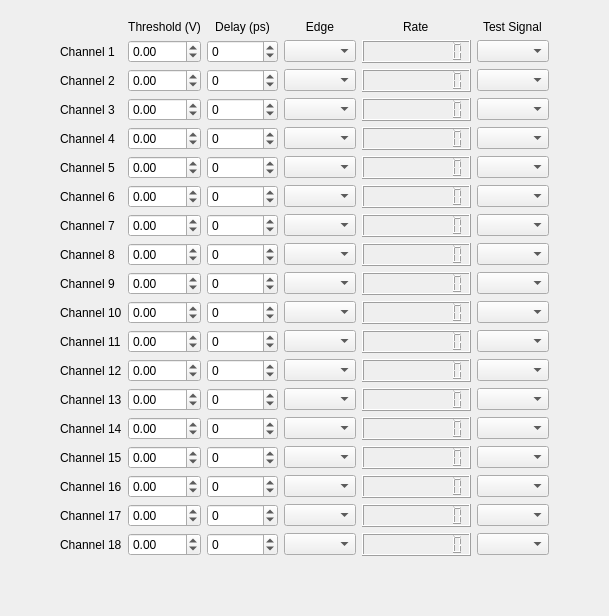
      <widget class="QWidget" name="conf">
       <property name="autoFillBackground">
        <bool>true</bool>
       </property>
       <attribute name="title">
        <string>Parameters</string>
       </attribute>
       <layout class="QHBoxLayout" name="horizontalLayout_26">
        <item>
         <spacer name="horizontalSpacer">
          <property name="orientation">
           <enum>Qt::Horizontal</enum>
          </property>
          <property name="sizeHint" stdset="0">
           <size>
            <width>40</width>
            <height>20</height>
           </size>
          </property>
         </spacer>
        </item>
        <item>
         <widget class="QWidget" name="horizontalWidget" native="true">
          <layout class="QHBoxLayout" name="horizontalLayout">
           <item>
            <layout class="QGridLayout" name="gridLayout_7">
             <item row="20" column="5">
              <widget class="QLCDNumber" name="rate17">
               <property name="digitCount">
                <number>10</number>
               </property>
              </widget>
             </item>
             <item row="15" column="4">
              <widget class="QComboBox" name="rof12">
               <property name="maxVisibleItems">
                <number>2</number>
               </property>
              </widget>
             </item>
             <item row="11" column="2">
              <widget class="QDoubleSpinBox" name="threshold8">
               <property name="minimum">
                <double>-10.000000000000000</double>
               </property>
               <property name="maximum">
                <double>10.000000000000000</double>
               </property>
              </widget>
             </item>
             <item row="12" column="5">
              <widget class="QLCDNumber" name="rate9">
               <property name="digitCount">
                <number>10</number>
               </property>
              </widget>
             </item>
             <item row="2" column="6">
              <widget class="QComboBox" name="test1"/>
             </item>
             <item row="16" column="3">
              <widget class="QSpinBox" name="delay13">
               <property name="minimum">
                <number>-2000000</number>
               </property>
               <property name="maximum">
                <number>2000000</number>
               </property>
              </widget>
             </item>
             <item row="17" column="6">
              <widget class="QComboBox" name="test14"/>
             </item>
             <item row="2" column="2">
              <widget class="QDoubleSpinBox" name="threshold1">
               <property name="minimum">
                <double>-10.000000000000000</double>
               </property>
               <property name="maximum">
                <double>10.000000000000000</double>
               </property>
              </widget>
             </item>
             <item row="15" column="6">
              <widget class="QComboBox" name="test12"/>
             </item>
             <item row="11" column="4">
              <widget class="QComboBox" name="rof8">
               <property name="maxVisibleItems">
                <number>2</number>
               </property>
              </widget>
             </item>
             <item row="4" column="5">
              <widget class="QLCDNumber" name="rate3">
               <property name="digitCount">
                <number>10</number>
               </property>
              </widget>
             </item>
             <item row="14" column="5">
              <widget class="QLCDNumber" name="rate11">
               <property name="digitCount">
                <number>10</number>
               </property>
              </widget>
             </item>
             <item row="10" column="3">
              <widget class="QSpinBox" name="delay7">
               <property name="minimum">
                <number>-2000000</number>
               </property>
               <property name="maximum">
                <number>2000000</number>
               </property>
              </widget>
             </item>
             <item row="9" column="2">
              <widget class="QDoubleSpinBox" name="threshold6">
               <property name="minimum">
                <double>-10.000000000000000</double>
               </property>
               <property name="maximum">
                <double>10.000000000000000</double>
               </property>
              </widget>
             </item>
             <item row="17" column="4">
              <widget class="QComboBox" name="rof14">
               <property name="maxVisibleItems">
                <number>2</number>
               </property>
              </widget>
             </item>
             <item row="19" column="4">
              <widget class="QComboBox" name="rof16">
               <property name="maxVisibleItems">
                <number>2</number>
               </property>
              </widget>
             </item>
             <item row="20" column="3">
              <widget class="QSpinBox" name="delay17">
               <property name="minimum">
                <number>-2000000</number>
               </property>
               <property name="maximum">
                <number>2000000</number>
               </property>
              </widget>
             </item>
             <item row="15" column="0">
              <widget class="QLabel" name="label_107">
               <property name="text">
                <string>Channel 12</string>
               </property>
              </widget>
             </item>
             <item row="19" column="3">
              <widget class="QSpinBox" name="delay16">
               <property name="minimum">
                <number>-2000000</number>
               </property>
               <property name="maximum">
                <number>2000000</number>
               </property>
              </widget>
             </item>
             <item row="14" column="3">
              <widget class="QSpinBox" name="delay11">
               <property name="minimum">
                <number>-2000000</number>
               </property>
               <property name="maximum">
                <number>2000000</number>
               </property>
              </widget>
             </item>
             <item row="7" column="6">
              <widget class="QComboBox" name="test4"/>
             </item>
             <item row="19" column="2">
              <widget class="QDoubleSpinBox" name="threshold16">
               <property name="minimum">
                <double>-10.000000000000000</double>
               </property>
               <property name="maximum">
                <double>10.000000000000000</double>
               </property>
              </widget>
             </item>
             <item row="21" column="3">
              <widget class="QSpinBox" name="delay18">
               <property name="minimum">
                <number>-2000000</number>
               </property>
               <property name="maximum">
                <number>2000000</number>
               </property>
              </widget>
             </item>
             <item row="17" column="3">
              <widget class="QSpinBox" name="delay14">
               <property name="minimum">
                <number>-2000000</number>
               </property>
               <property name="maximum">
                <number>2000000</number>
               </property>
              </widget>
             </item>
             <item row="8" column="3">
              <widget class="QSpinBox" name="delay5">
               <property name="minimum">
                <number>-2000000</number>
               </property>
               <property name="maximum">
                <number>2000000</number>
               </property>
              </widget>
             </item>
             <item row="10" column="4">
              <widget class="QComboBox" name="rof7">
               <property name="maxVisibleItems">
                <number>2</number>
               </property>
              </widget>
             </item>
             <item row="12" column="0">
              <widget class="QLabel" name="label_102">
               <property name="text">
                <string>Channel 9</string>
               </property>
              </widget>
             </item>
             <item row="0" column="6" alignment="Qt::AlignHCenter">
              <widget class="QLabel" name="label_22">
               <property name="text">
                <string>Test Signal</string>
               </property>
              </widget>
             </item>
             <item row="4" column="2">
              <widget class="QDoubleSpinBox" name="threshold3">
               <property name="minimum">
                <double>-10.000000000000000</double>
               </property>
               <property name="maximum">
                <double>10.000000000000000</double>
               </property>
              </widget>
             </item>
             <item row="0" column="2">
              <widget class="QLabel" name="label_154">
               <property name="text">
                <string>Threshold (V)</string>
               </property>
               <property name="alignment">
                <set>Qt::AlignCenter</set>
               </property>
              </widget>
             </item>
             <item row="3" column="0">
              <widget class="QLabel" name="label_71">
               <property name="text">
                <string>Channel 2</string>
               </property>
              </widget>
             </item>
             <item row="13" column="3">
              <widget class="QSpinBox" name="delay10">
               <property name="minimum">
                <number>-2000000</number>
               </property>
               <property name="maximum">
                <number>2000000</number>
               </property>
              </widget>
             </item>
             <item row="9" column="6">
              <widget class="QComboBox" name="test6"/>
             </item>
             <item row="18" column="5">
              <widget class="QLCDNumber" name="rate15">
               <property name="digitCount">
                <number>10</number>
               </property>
              </widget>
             </item>
             <item row="14" column="0">
              <widget class="QLabel" name="label_104">
               <property name="text">
                <string>Channel 11</string>
               </property>
              </widget>
             </item>
             <item row="20" column="0">
              <widget class="QLabel" name="label_109">
               <property name="text">
                <string>Channel 17</string>
               </property>
              </widget>
             </item>
             <item row="12" column="2">
              <widget class="QDoubleSpinBox" name="threshold9">
               <property name="minimum">
                <double>-10.000000000000000</double>
               </property>
               <property name="maximum">
                <double>10.000000000000000</double>
               </property>
              </widget>
             </item>
             <item row="13" column="6">
              <widget class="QComboBox" name="test10"/>
             </item>
             <item row="13" column="0">
              <widget class="QLabel" name="label_105">
               <property name="text">
                <string>Channel 10</string>
               </property>
              </widget>
             </item>
             <item row="16" column="2">
              <widget class="QDoubleSpinBox" name="threshold13">
               <property name="minimum">
                <double>-10.000000000000000</double>
               </property>
               <property name="maximum">
                <double>10.000000000000000</double>
               </property>
              </widget>
             </item>
             <item row="11" column="3">
              <widget class="QSpinBox" name="delay8">
               <property name="minimum">
                <number>-2000000</number>
               </property>
               <property name="maximum">
                <number>2000000</number>
               </property>
              </widget>
             </item>
             <item row="21" column="4">
              <widget class="QComboBox" name="rof18">
               <property name="maxVisibleItems">
                <number>2</number>
               </property>
              </widget>
             </item>
             <item row="16" column="4">
              <widget class="QComboBox" name="rof13">
               <property name="maxVisibleItems">
                <number>2</number>
               </property>
              </widget>
             </item>
             <item row="13" column="5">
              <widget class="QLCDNumber" name="rate10">
               <property name="digitCount">
                <number>10</number>
               </property>
              </widget>
             </item>
             <item row="9" column="4">
              <widget class="QComboBox" name="rof6">
               <property name="currentText">
                <string/>
               </property>
               <property name="currentIndex">
                <number>-1</number>
               </property>
               <property name="maxVisibleItems">
                <number>2</number>
               </property>
              </widget>
             </item>
             <item row="8" column="5">
              <widget class="QLCDNumber" name="rate5">
               <property name="digitCount">
                <number>10</number>
               </property>
              </widget>
             </item>
             <item row="19" column="6">
              <widget class="QComboBox" name="test16"/>
             </item>
             <item row="0" column="5" alignment="Qt::AlignHCenter">
              <widget class="QLabel" name="label_21">
               <property name="text">
                <string>Rate</string>
               </property>
              </widget>
             </item>
             <item row="7" column="2">
              <widget class="QDoubleSpinBox" name="threshold4">
               <property name="minimum">
                <double>-10.000000000000000</double>
               </property>
               <property name="maximum">
                <double>10.000000000000000</double>
               </property>
              </widget>
             </item>
             <item row="3" column="6">
              <widget class="QComboBox" name="test2"/>
             </item>
             <item row="13" column="4">
              <widget class="QComboBox" name="rof10">
               <property name="maxVisibleItems">
                <number>2</number>
               </property>
              </widget>
             </item>
             <item row="0" column="3">
              <widget class="QLabel" name="label_155">
               <property name="text">
                <string>Delay (ps)</string>
               </property>
               <property name="alignment">
                <set>Qt::AlignCenter</set>
               </property>
              </widget>
             </item>
             <item row="10" column="2">
              <widget class="QDoubleSpinBox" name="threshold7">
               <property name="minimum">
                <double>-10.000000000000000</double>
               </property>
               <property name="maximum">
                <double>10.000000000000000</double>
               </property>
              </widget>
             </item>
             <item row="20" column="2">
              <widget class="QDoubleSpinBox" name="threshold17">
               <property name="minimum">
                <double>-10.000000000000000</double>
               </property>
               <property name="maximum">
                <double>10.000000000000000</double>
               </property>
              </widget>
             </item>
             <item row="9" column="3">
              <widget class="QSpinBox" name="delay6">
               <property name="minimum">
                <number>-2000000</number>
               </property>
               <property name="maximum">
                <number>2000000</number>
               </property>
              </widget>
             </item>
             <item row="8" column="4">
              <widget class="QComboBox" name="rof5">
               <property name="maxVisibleItems">
                <number>2</number>
               </property>
              </widget>
             </item>
             <item row="18" column="2">
              <widget class="QDoubleSpinBox" name="threshold15">
               <property name="minimum">
                <double>-10.000000000000000</double>
               </property>
               <property name="maximum">
                <double>10.000000000000000</double>
               </property>
              </widget>
             </item>
             <item row="21" column="5">
              <widget class="QLCDNumber" name="rate18">
               <property name="digitCount">
                <number>10</number>
               </property>
              </widget>
             </item>
             <item row="18" column="4">
              <widget class="QComboBox" name="rof15">
               <property name="maxVisibleItems">
                <number>2</number>
               </property>
              </widget>
             </item>
             <item row="8" column="2">
              <widget class="QDoubleSpinBox" name="threshold5">
               <property name="minimum">
                <double>-10.000000000000000</double>
               </property>
               <property name="maximum">
                <double>10.000000000000000</double>
               </property>
              </widget>
             </item>
             <item row="20" column="4">
              <widget class="QComboBox" name="rof17">
               <property name="maxVisibleItems">
                <number>2</number>
               </property>
              </widget>
             </item>
             <item row="2" column="3">
              <widget class="QSpinBox" name="delay1">
               <property name="minimum">
                <number>-2000000</number>
               </property>
               <property name="maximum">
                <number>2000000</number>
               </property>
              </widget>
             </item>
             <item row="7" column="3">
              <widget class="QSpinBox" name="delay4">
               <property name="minimum">
                <number>-2000000</number>
               </property>
               <property name="maximum">
                <number>2000000</number>
               </property>
              </widget>
             </item>
             <item row="2" column="5">
              <widget class="QLCDNumber" name="rate1">
               <property name="digitCount">
                <number>10</number>
               </property>
              </widget>
             </item>
             <item row="3" column="5">
              <widget class="QLCDNumber" name="rate2">
               <property name="digitCount">
                <number>10</number>
               </property>
              </widget>
             </item>
             <item row="17" column="5">
              <widget class="QLCDNumber" name="rate14">
               <property name="digitCount">
                <number>10</number>
               </property>
              </widget>
             </item>
             <item row="19" column="0">
              <widget class="QLabel" name="label_110">
               <property name="text">
                <string>Channel 16</string>
               </property>
              </widget>
             </item>
             <item row="12" column="4">
              <widget class="QComboBox" name="rof9">
               <property name="maxVisibleItems">
                <number>2</number>
               </property>
              </widget>
             </item>
             <item row="4" column="4">
              <widget class="QComboBox" name="rof3">
               <property name="maxVisibleItems">
                <number>2</number>
               </property>
              </widget>
             </item>
             <item row="20" column="6">
              <widget class="QComboBox" name="test17"/>
             </item>
             <item row="10" column="6">
              <widget class="QComboBox" name="test7"/>
             </item>
             <item row="9" column="5">
              <widget class="QLCDNumber" name="rate6">
               <property name="digitCount">
                <number>10</number>
               </property>
              </widget>
             </item>
             <item row="8" column="6">
              <widget class="QComboBox" name="test5"/>
             </item>
             <item row="2" column="4">
              <widget class="QComboBox" name="rof1">
               <property name="currentText">
                <string/>
               </property>
               <property name="currentIndex">
                <number>-1</number>
               </property>
               <property name="maxVisibleItems">
                <number>2</number>
               </property>
              </widget>
             </item>
             <item row="11" column="5">
              <widget class="QLCDNumber" name="rate8">
               <property name="digitCount">
                <number>10</number>
               </property>
              </widget>
             </item>
             <item row="21" column="0">
              <widget class="QLabel" name="label_114">
               <property name="text">
                <string>Channel 18</string>
               </property>
              </widget>
             </item>
             <item row="8" column="0">
              <widget class="QLabel" name="label_98">
               <property name="text">
                <string>Channel 5</string>
               </property>
              </widget>
             </item>
             <item row="12" column="6">
              <widget class="QComboBox" name="test9"/>
             </item>
             <item row="15" column="2">
              <widget class="QDoubleSpinBox" name="threshold12">
               <property name="minimum">
                <double>-10.000000000000000</double>
               </property>
               <property name="maximum">
                <double>10.000000000000000</double>
               </property>
              </widget>
             </item>
             <item row="9" column="0">
              <widget class="QLabel" name="label_99">
               <property name="text">
                <string>Channel 6</string>
               </property>
              </widget>
             </item>
             <item row="4" column="6">
              <widget class="QComboBox" name="test3"/>
             </item>
             <item row="12" column="3">
              <widget class="QSpinBox" name="delay9">
               <property name="minimum">
                <number>-2000000</number>
               </property>
               <property name="maximum">
                <number>2000000</number>
               </property>
              </widget>
             </item>
             <item row="11" column="6">
              <widget class="QComboBox" name="test8"/>
             </item>
             <item row="2" column="0">
              <widget class="QLabel" name="label_16">
               <property name="text">
                <string>Channel 1</string>
               </property>
              </widget>
             </item>
             <item row="17" column="2">
              <widget class="QDoubleSpinBox" name="threshold14">
               <property name="minimum">
                <double>-10.000000000000000</double>
               </property>
               <property name="maximum">
                <double>10.000000000000000</double>
               </property>
              </widget>
             </item>
             <item row="14" column="6">
              <widget class="QComboBox" name="test11"/>
             </item>
             <item row="21" column="2">
              <widget class="QDoubleSpinBox" name="threshold18">
               <property name="minimum">
                <double>-10.000000000000000</double>
               </property>
               <property name="maximum">
                <double>10.000000000000000</double>
               </property>
              </widget>
             </item>
             <item row="7" column="0">
              <widget class="QLabel" name="label_96">
               <property name="text">
                <string>Channel 4</string>
               </property>
              </widget>
             </item>
             <item row="0" column="4">
              <widget class="QLabel" name="label_73">
               <property name="text">
                <string>Edge</string>
               </property>
               <property name="alignment">
                <set>Qt::AlignCenter</set>
               </property>
              </widget>
             </item>
             <item row="17" column="0">
              <widget class="QLabel" name="label_103">
               <property name="text">
                <string>Channel 14</string>
               </property>
              </widget>
             </item>
             <item row="18" column="0">
              <widget class="QLabel" name="label_108">
               <property name="text">
                <string>Channel 15</string>
               </property>
              </widget>
             </item>
             <item row="18" column="6">
              <widget class="QComboBox" name="test15"/>
             </item>
             <item row="21" column="6">
              <widget class="QComboBox" name="test18"/>
             </item>
             <item row="14" column="2">
              <widget class="QDoubleSpinBox" name="threshold11">
               <property name="minimum">
                <double>-10.000000000000000</double>
               </property>
               <property name="maximum">
                <double>10.000000000000000</double>
               </property>
              </widget>
             </item>
             <item row="3" column="3">
              <widget class="QSpinBox" name="delay2">
               <property name="minimum">
                <number>-2000000</number>
               </property>
               <property name="maximum">
                <number>2000000</number>
               </property>
              </widget>
             </item>
             <item row="19" column="5">
              <widget class="QLCDNumber" name="rate16">
               <property name="digitCount">
                <number>10</number>
               </property>
              </widget>
             </item>
             <item row="15" column="3">
              <widget class="QSpinBox" name="delay12">
               <property name="minimum">
                <number>-2000000</number>
               </property>
               <property name="maximum">
                <number>2000000</number>
               </property>
              </widget>
             </item>
             <item row="7" column="4">
              <widget class="QComboBox" name="rof4">
               <property name="maxVisibleItems">
                <number>2</number>
               </property>
              </widget>
             </item>
             <item row="13" column="2">
              <widget class="QDoubleSpinBox" name="threshold10">
               <property name="minimum">
                <double>-10.000000000000000</double>
               </property>
               <property name="maximum">
                <double>10.000000000000000</double>
               </property>
              </widget>
             </item>
             <item row="10" column="5">
              <widget class="QLCDNumber" name="rate7">
               <property name="digitCount">
                <number>10</number>
               </property>
              </widget>
             </item>
             <item row="18" column="3">
              <widget class="QSpinBox" name="delay15">
               <property name="minimum">
                <number>-2000000</number>
               </property>
               <property name="maximum">
                <number>2000000</number>
               </property>
              </widget>
             </item>
             <item row="3" column="2">
              <widget class="QDoubleSpinBox" name="threshold2">
               <property name="minimum">
                <double>-10.000000000000000</double>
               </property>
               <property name="maximum">
                <double>10.000000000000000</double>
               </property>
              </widget>
             </item>
             <item row="10" column="0">
              <widget class="QLabel" name="label_101">
               <property name="text">
                <string>Channel 7</string>
               </property>
              </widget>
             </item>
             <item row="3" column="4">
              <widget class="QComboBox" name="rof2">
               <property name="maxVisibleItems">
                <number>2</number>
               </property>
              </widget>
             </item>
             <item row="15" column="5">
              <widget class="QLCDNumber" name="rate12">
               <property name="digitCount">
                <number>10</number>
               </property>
              </widget>
             </item>
             <item row="16" column="5">
              <widget class="QLCDNumber" name="rate13">
               <property name="digitCount">
                <number>10</number>
               </property>
              </widget>
             </item>
             <item row="14" column="4">
              <widget class="QComboBox" name="rof11">
               <property name="maxVisibleItems">
                <number>2</number>
               </property>
              </widget>
             </item>
             <item row="16" column="0">
              <widget class="QLabel" name="label_106">
               <property name="text">
                <string>Channel 13</string>
               </property>
              </widget>
             </item>
             <item row="16" column="6">
              <widget class="QComboBox" name="test13"/>
             </item>
             <item row="4" column="0">
              <widget class="QLabel" name="label_72">
               <property name="text">
                <string>Channel 3</string>
               </property>
              </widget>
             </item>
             <item row="11" column="0">
              <widget class="QLabel" name="label_100">
               <property name="text">
                <string>Channel 8</string>
               </property>
              </widget>
             </item>
             <item row="4" column="3">
              <widget class="QSpinBox" name="delay3">
               <property name="minimum">
                <number>-2000000</number>
               </property>
               <property name="maximum">
                <number>2000000</number>
               </property>
              </widget>
             </item>
             <item row="7" column="5">
              <widget class="QLCDNumber" name="rate4">
               <property name="digitCount">
                <number>10</number>
               </property>
              </widget>
             </item>
             <item row="22" column="2">
              <spacer name="verticalSpacer">
               <property name="orientation">
                <enum>Qt::Vertical</enum>
               </property>
               <property name="sizeHint" stdset="0">
                <size>
                 <width>20</width>
                 <height>40</height>
                </size>
               </property>
              </spacer>
             </item>
            </layout>
           </item>
          </layout>
         </widget>
        </item>
        <item>
         <spacer name="horizontalSpacer_2">
          <property name="orientation">
           <enum>Qt::Horizontal</enum>
          </property>
          <property name="sizeHint" stdset="0">
           <size>
            <width>40</width>
            <height>20</height>
           </size>
          </property>
         </spacer>
        </item>
       </layout>
      </widget>
